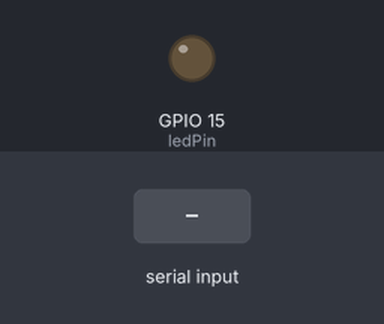
A sketch run on a simulated ESP32. On the bench: output pins drawn as LEDs (lit = HIGH). Inputs (shaded band) come from the test bench. Nothing arrives over Bluetooth unless stated.

Above: at 1.2 s.
1.3 s: "1" received over the second serial link
At 2.5 s:
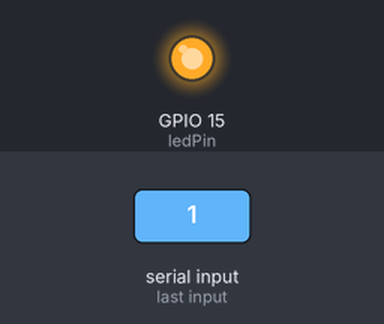
2.8 s: "0" received over the second serial link
At 3.8 s:
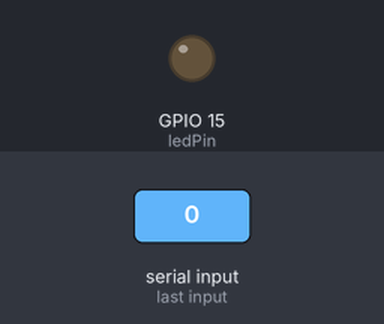
Timing chart, 0 to 5.8 s (numbered marks = the images above; inputs shaded):
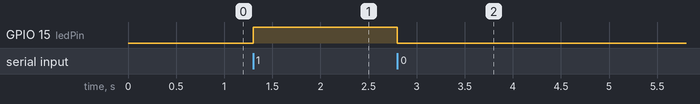

The sketch:

mobileLed_Bt.ino
```cpp
#include <BluetoothSerial.h>

BluetoothSerial SerialBT;

const int ledPin = 15;
bool ledStatus = false;

void setup() {
  SerialBT.begin("ESP32_LED_Control");
  pinMode(ledPin, OUTPUT);
  digitalWrite(ledPin, LOW);
}

void loop() {
  if (SerialBT.available()) {
    char command = SerialBT.read();
    if (command == '1') {
      ledStatus = true;
      digitalWrite(ledPin, HIGH);
    } else if (command == '0') {
      ledStatus = false;
      digitalWrite(ledPin, LOW);
    }
  }
}
```

Measured:
- after the input at 1.3 s, GPIO 15 (ledPin): LOW → HIGH at once
- after the input at 2.8 s, GPIO 15 (ledPin): HIGH → LOW at once
